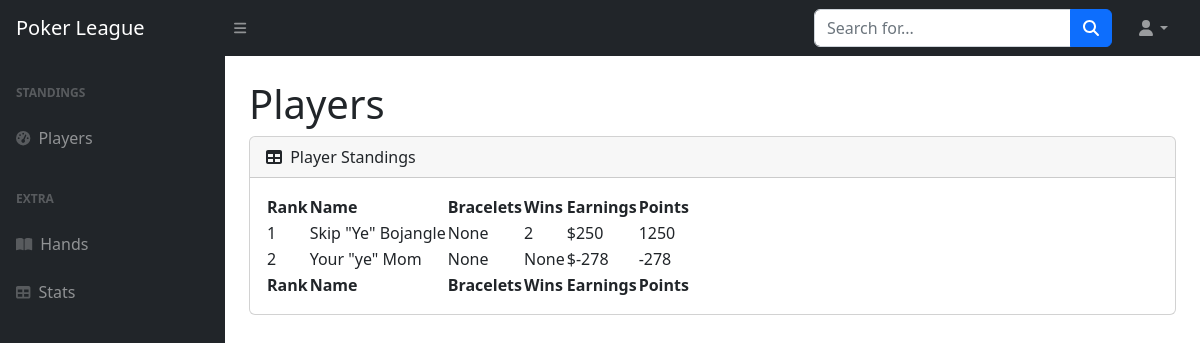
The page / on the database its author committed.
### league/models.py (models this page shows, shortened)
class Player(models.Model):
    first_name = models.CharField(max_length=50)
    last_name = models.CharField(max_length=50)
    nick_name = models.CharField(max_length=50, null=True, blank=True)
    join_date = models.DateField(auto_now_add=True, null=True, blank=True)
    bio = models.TextField(blank=True, null=True)

### league/views.py (the view)
# urls.py: path('', views.Home, name='home'),
def Home(request):
    players = Player.objects.annotate(
        total_earnings = Sum(F('playermatchresult__money_result') - F('playermatchresult__match__buy_in_amount')),
        total_tournament_wins=Sum(
            Case(
                When(playertournamentresult__result__name='Win', then=1),
            ),
            distinct=True,
        ),
        total_match_wins=Sum(
            Case(
                When(playermatchresult__result__name='Win', then=1),
            ),
        ),
        total_points=Sum(
            Case(
                When(
                    playermatchresult__result__name='Win',
                    then=(F('playermatchresult__match__buy_in_amount') * 2 * ((F('playermatchresult__match__number_of_players') - 3) / 4 + 0.5)),
                ),
                default=0,
                output_field=IntegerField()
            )
        ) + F('total_earnings')
    ).order_by('-total_points')
    context = {
        "players": players,
    }
    return render(request, 'league/index.html', context)

### templates/league/index.html
{% extends 'base.html' %}
{% block content %}
<div id="layoutSidenav_content">
    <main>
        <div class="container-fluid px-4">
            <h1 class="mt-4">Players</h1>
            <div class="card mb-4">
                <div class="card-header">
                    <i class="fas fa-table me-1"></i>
                    Player Standings
                </div>
                <div class="card-body">
                    <table id="datatablesSimple">
                        <thead>
                            <tr>
                                <th>Rank</th>
                                <th>Name</th>
                                <th>Bracelets</th>
                                <th>Wins</th>
                                <th>Earnings</th>
                                <th>Points</th>
                            </tr>
                        </thead>
                        <tfoot>
                            <tr>
                                <th>Rank</th>
                                <th>Name</th>
                                <th>Bracelets</th>
                                <th>Wins</th>
                                <th>Earnings</th>
                                <th>Points</th>
                            </tr>
                        </tfoot>
                        <tbody>
                            {% for player in players %}
                                <tr>
                                    <td>{{ forloop.counter }}</td>
                                    <td>{{ player.first_name }} "{{ player.nick_name }}" {{ player.last_name }}</td>
                                    <td>{{ player.total_tournament_wins }}</td>
                                    <td>{{ player.total_match_wins }}</td>
                                    <td>${{ player.total_earnings }}</td>
                                    <td>{{ player.total_points }}</td>
                                </tr>
                            {% endfor %}
                        </tbody>
                    </table>
                </div>
            </div>
        </div>
    </main>
</div>
{% endblock %}

### templates/base.html (shortened to what this page needs)
{% load static %}
<!DOCTYPE html>
<html lang="en">
    <head>
        <link href="https://cdn.jsdelivr.net/npm/simple-datatables@7.1.2/dist/style.min.css" rel="stylesheet" />
        <link href="{% static 'css/styles.css' %}" rel="stylesheet" />
    </head>
    <body class="sb-nav-fixed">
        <nav class="sb-topnav navbar navbar-expand navbar-dark bg-dark">
            <a class="navbar-brand ps-3" href="{% url 'home' %}">Poker League</a>
            <button class="btn btn-link btn-sm order-1 order-lg-0 me-4 me-lg-0" id="sidebarToggle" href="#!"><i class="fas fa-bars"></i></button>
            <form class="d-none d-md-inline-block form-inline ms-auto me-0 me-md-3 my-2 my-md-0">
                <div class="input-group">
                    <input class="form-control" type="text" placeholder="Search for..." aria-label="Search for..." aria-describedby="btnNavbarSearch" />
                    <button class="btn btn-primary" id="btnNavbarSearch" type="button"><i class="fas fa-search"></i></button>
                </div>
            </form>
            <ul class="navbar-nav ms-auto ms-md-0 me-3 me-lg-4">
                <li class="nav-item dropdown">
                    <a class="nav-link dropdown-toggle" id="navbarDropdown" href="#" role="button" data-bs-toggle="dropdown" aria-expanded="false"><i class="fas fa-user fa-fw"></i></a>
                </li>
            </ul>
        </nav>
        <div id="layoutSidenav">
            <div id="layoutSidenav_nav">
                <nav class="sb-sidenav accordion sb-sidenav-dark" id="sidenavAccordion">
                    <div class="sb-sidenav-menu">
                        <div class="nav">
                            <div class="sb-sidenav-menu-heading">Standings</div>
                            <a class="nav-link" href="{% url 'home' %}">
                                <div class="sb-nav-link-icon"><i class="fas fa-tachometer-alt"></i></div>
                                Players
                            </a>
                            <div class="sb-sidenav-menu-heading">Extra</div>
                            <a class="nav-link" href="{% url 'hands' %}">
                                <div class="sb-nav-link-icon"><i class="fas fa-book-open"></i></div>
                                Hands
                            </a>
                            <a class="nav-link" href="{% url 'stats' %}">
                                <div class="sb-nav-link-icon"><i class="fas fa-table"></i></div>
                                Stats
                            </a>
                        </div>
                    </div>
                </nav>
            </div>
            {% block content %}
            {% endblock %}
        </div>
    </body>
</html>

### rows shown on the page
Player: first_name "Skip", nick_name "Ye", last_name "Bojangle", total_tournament_wins "None", total_match_wins "2", total_earnings "250", total_points "1250"
Player: first_name "Your", nick_name "ye", last_name "Mom", total_tournament_wins "None", total_match_wins "None", total_earnings "-278", total_points "-278"
